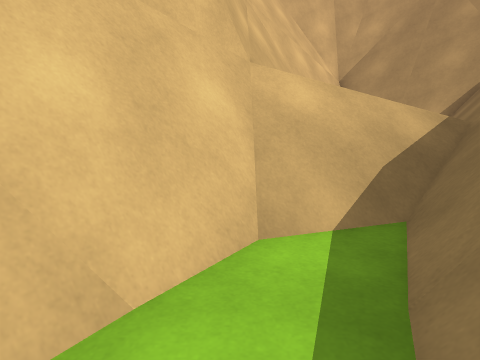
View 1 (above)

15 first-person views from a walk through a scene from a Unity 3-D project. The camera is 1.2 m above the floor, tilts 10° down and sees 75° across. The floor is counted in squares, 1 m on a side. Each view is taken from the middle of a square. On the plan, view 1 faces up. The plan holds only what a view shows up to about 13 squares ahead; the rest is blank. The place goes on beyond the plan. The player character is not drawn.

View 2
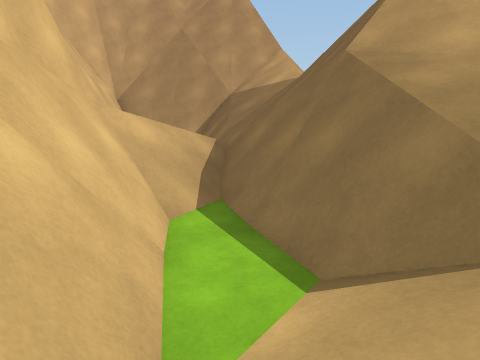

View 3
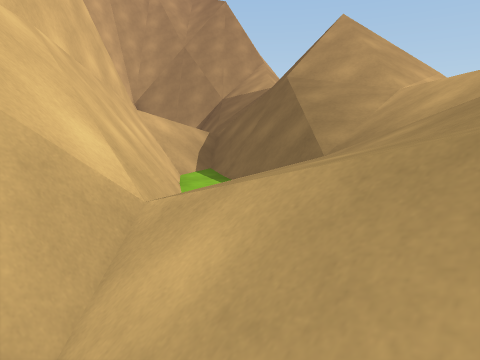

View 4
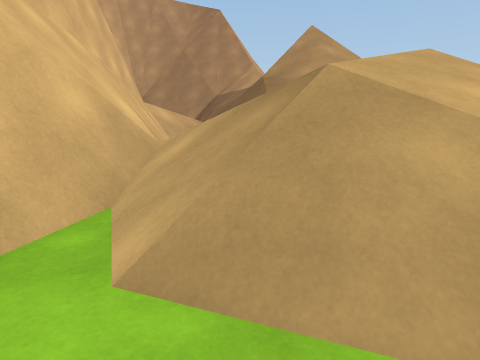

View 5
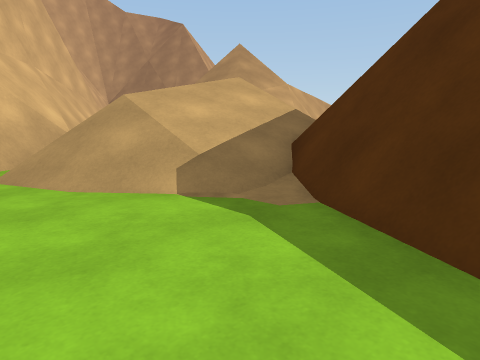

View 6
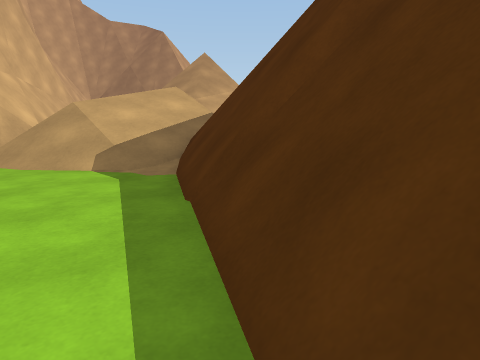

View 7
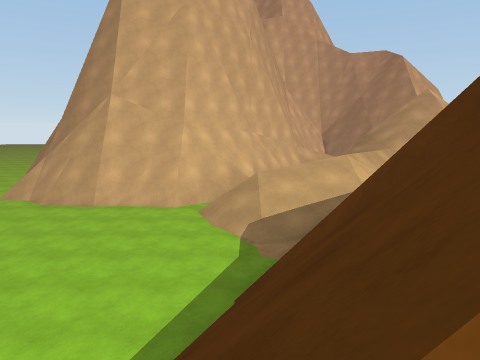

View 8
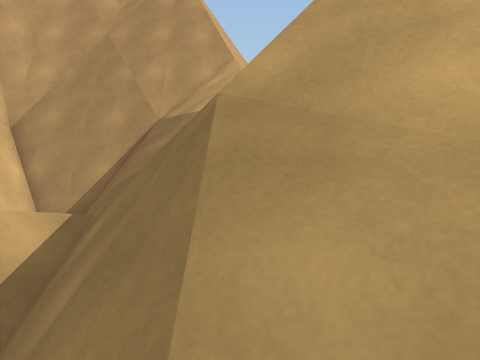

View 9
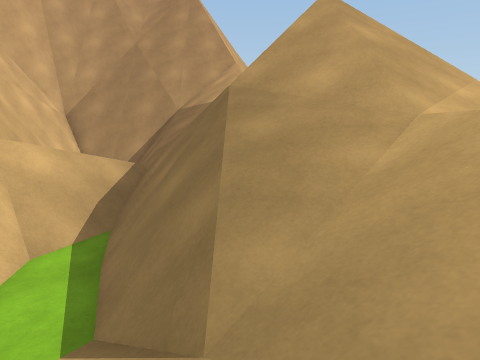

View 10
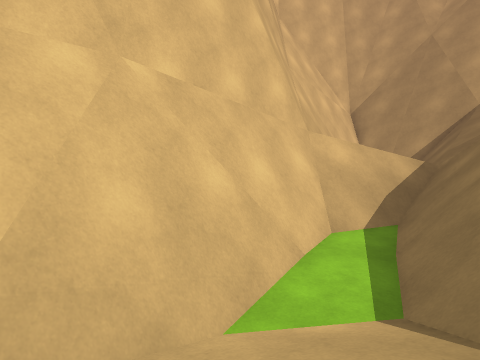

View 11
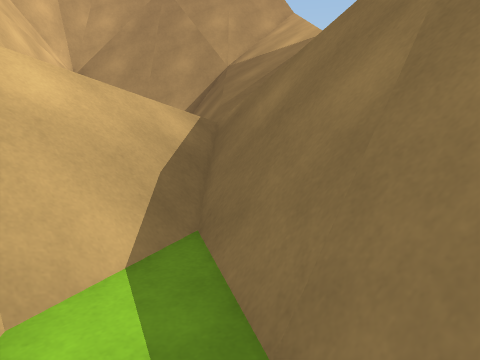

View 12
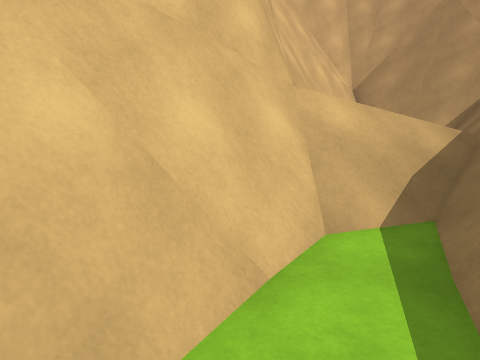

View 13
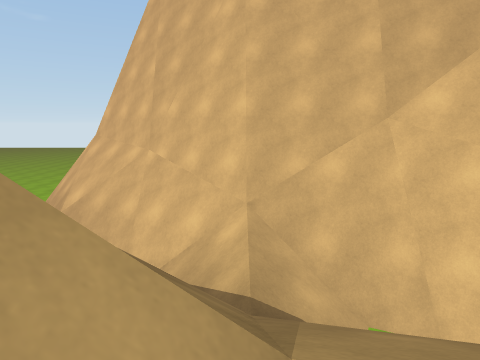

View 14
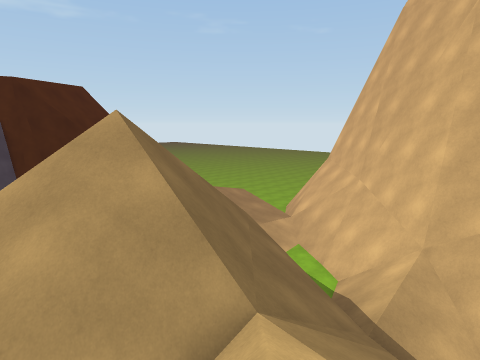

View 15
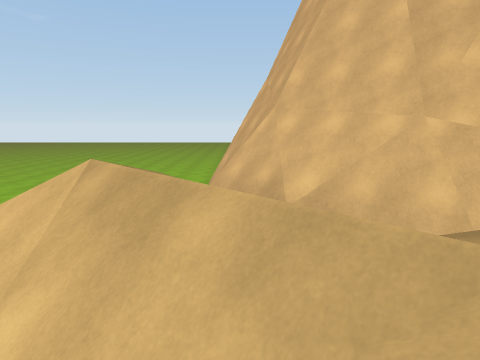

### Floor plan
Key: @ floor where view 1 was taken; # wall or solid block; x gap in a wall; . main floor; : floor 0.5 m higher than the main floor; + floor 0.75 m higher than the main floor; * floor 1 m higher than the main floor; % floor 1.25 m higher than the main floor; & floor 1.5 m higher than the main floor; $ floor 2 m higher than the main floor; / step, stairs or slope; = window, fence, low wall or low ledge; ^ raised ledge; v drop or lower ground.
Columns run from 8 left of view 1 to 12 right of it. Each row starts with its distance up from view 1.
 13            #  ##^^
 12            #   ###
 11           #   ##===
 10          ###  ## ///
  9         ###= =# /////
  8         #^=+:=#/////
  7        ##=&%*=/////
  6        ##$&&////////
  5        #=%*==///=////
  4        #=:=##//==////
  3       ##=#=#v/==v///
  2      ###.=##vx=#////
  1      ##..=##//////
  0    ###=.@##///////
 -1    ##=//#=////////
 -2   ##=/////////////
 -3  ###/**%/////////
 -4 ###//%&////////
 -5 #=///&///////
 -6 ..////   ////
 -7 .///////////
 -8  ./////////
 -9 ..///////
-10 ...//////
-11 ....//==
-12 .....###
-13 ....=###
-14 ....##
-15 ...=##vv
-16 .../====
-17 ..////==
-18  //////
-19 .//////
-20    ///
-21    //
-22    /

Positions as (right, up) in squares from view 1, and headings:
1: (0, 0), facing up
2: (-3, -2), facing up-right
3: (-6, -6), facing up-right
4: (-8, -9), facing up-right
5: (-8, -15), facing up-right
6: (-8, -19), facing up-right
7: (-5, -22), facing up
8: (2, -1), facing up-right
9: (-1, -4), facing up-right
10: (-2, -4), facing up
11: (0, 1), facing up-right
12: (-1, -1), facing up
13: (10, 6), facing left
14: (12, 9), facing down-left
15: (6, -4), facing left
